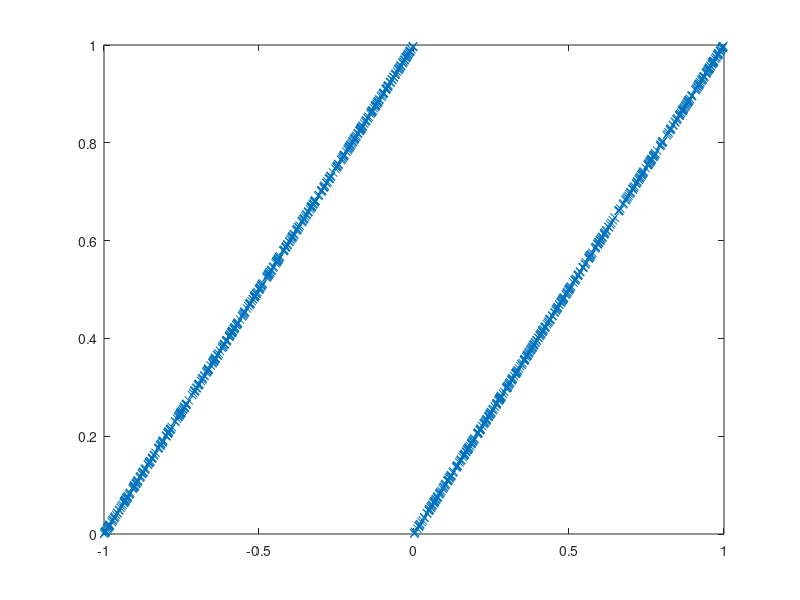
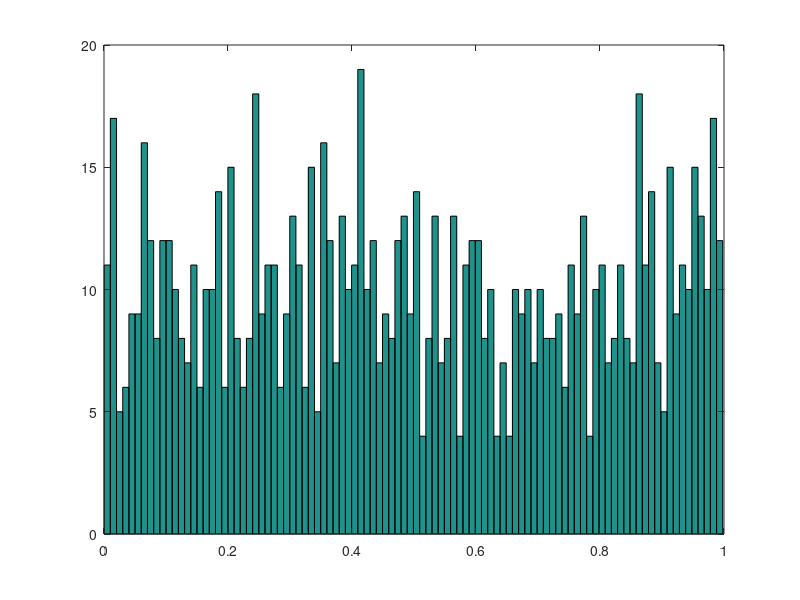

These charts were generated, in order, by the following MATLAB code:
function [y,x]=this

N=1000;

x=2*(rand(N,1)-0.5);
%x=4*pi*(rand(N,1)-0.5);

y=f(x);

figure
plot(x,y,'x');

figure
hist(y,100);

x;


function out = f(x)

out = (1+x).*(x<0) + x.*(x>=0);
%out = cos(x).*(x<0) -cos(x).*(x>=0);
